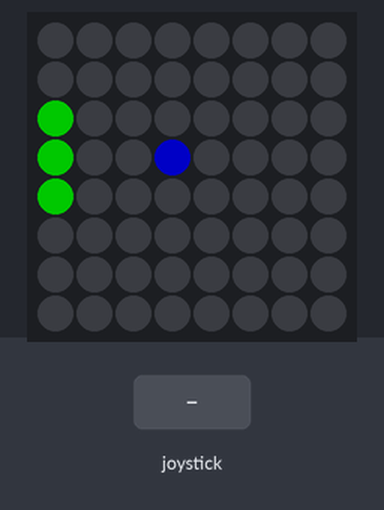
The program below on a simulated Raspberry Pi (BCM pin numbers) with a Sense HAT. Parts: the Sense HAT's 8×8 RGB LED matrix. Inputs (shaded band) come from the test bench. Dim RGB values are drawn brighter than linear; the 64×8 strip is a reading aid, not a part: it shows the text the matrix is scrolling, unrolled, one strip-width of it at a time; values from a settings file that is not in the repository are placeholders. At 15.3 s the program stops and its outputs stay as they are.

Above: at 1.2 s.
1.3 s: joystick pushed up
At 1.6 s:
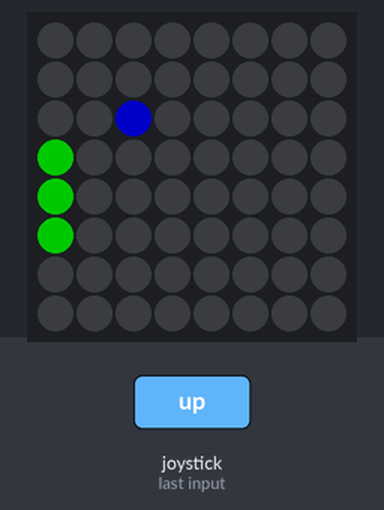
3.3 s: joystick pushed down
At 3.56 s:
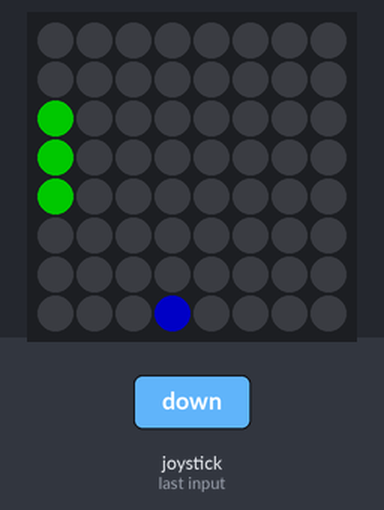
5.8 s: joystick pushed down
At 6.13 s:
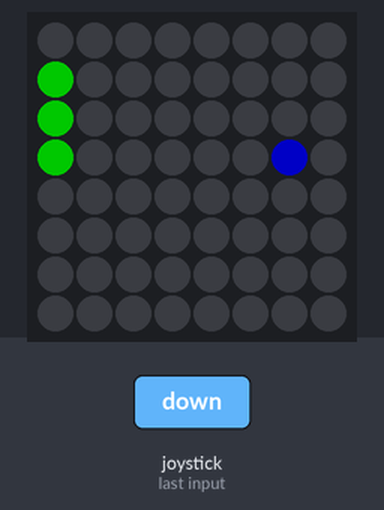
8.0 s: joystick pushed up
At 16.4 s:
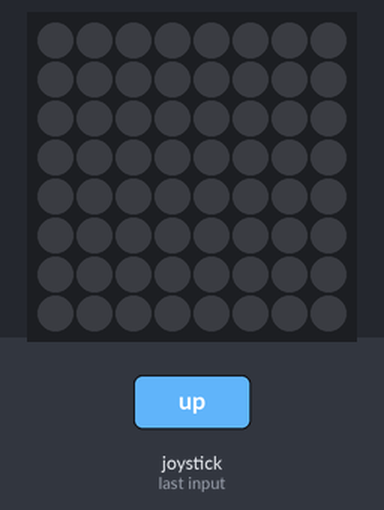

Measured:
- after the input at 1.3 s, the LEDs: first differ from a run without the input after 0.23 s (image 1)
- after the input at 3.3 s, the LEDs: first differ from a run without the input after 0.19 s (image 2)
- after the input at 5.8 s, the LEDs: first differ from a run without the input after 0.26 s (image 3)
- after the input at 8.0 s, the LEDs: first differ from a run without the input after 0.17 s (image 4 shows a later state)

The program:

pong.py
```python
'''
Pong Game on Python and Raspberry Pi SenseHAT

Created by: hansvurst
Current Version: 0.1.1

Licensed under CC0
'''

from time import sleep

from sense_hat import ACTION_PRESSED, ACTION_HELD, ACTION_RELEASED
try:
    from sense_emu import ACTION_PRESSED, ACTION_HELD, ACTION_RELEASED
except ImportError:
    pass

from ..config import R,G,B,wh,bl,sense

def pong_init():
    sense.clear()
    gameStatus  = "Running"
    global ledMatrix
    ledMatrix = 64 * [bl]
    racket = [16,24,32]

    ballPosition = 28
    ballDirection = ["right","flat"]

    for i in racket:
        ledMatrix[ballPosition] = B
        ledMatrix[i] = G
    sense.set_pixels(ledMatrix)

    #signal.signal(signal.SIGALRM, handler)
    #signal.alarm(3)
    return gameStatus, racket, ballPosition, ballDirection

def refresh_pong(racket, ballPosition):
    global ledMatrix
    ledMatrix = 64 * [bl]
    for i in racket:
        ledMatrix[ballPosition] = B
        ledMatrix[i] = G
    sense.set_pixels(ledMatrix)
    return

def move_racket(racket, direction):
    if direction == "down":
        if racket[0] != 0:
            for i in range(len(racket)):
                racket[i] -= 8
        else:
            pass
    elif direction == "up":
        if racket[-1] != 56:
            for i in range(len(racket)):
                racket[i] += 8
            else:
                pass
    return racket

def move_ball(ballPosition, ballDirection, racket):
    if ballPosition in [x+1 for x in racket]:
        ballDirection[0] = "right"
        if ballPosition == racket[0]+1:
            ballDirection[1] = "up"
        elif ballPosition == racket[1]+1:
            ballDirection[1] = "flat"
        elif ballPosition == racket[2]+1:
            ballDirection[1] = "down"
    elif ballPosition in [7,15,23,31,39,47,55,63]:
        ballDirection[0] = "left"
        if ballPosition == 7:
            ballDirection[1] = "down"
        elif ballPosition == 63:
            ballDirection[1] = "up"
    elif ballPosition in [1,2,3,4,5,6]:
        ballDirection[1] = "down"
    elif ballPosition in [57,58,59,60,61,62]:
        ballDirection[1] = "up"
    elif ballPosition in [0,8,16,24,32,40,48,56]:
        global gameStatus
        gameStatus = "Game Over"
        return None, None

    if ballDirection[0] == "right":
        if ballDirection[1] == "up":
            ballPosition -= 7
        elif ballDirection[1] == "flat":
            ballPosition += 1
        elif ballDirection[1] == "down":
            ballPosition += 9
    elif ballDirection[0] == "left":
        if ballDirection[1] == "up":
            ballPosition -= 9
        elif ballDirection[1] == "flat":
            ballPosition -= 1
        elif ballDirection[1] == "down":
            ballPosition += 7
    return ballPosition, ballDirection

def pong_game():
    global gameStatus
    gameStatus, racket, ballPosition, ballDirection = pong_init()
    while gameStatus == "Running":
        refresh_pong(racket, ballPosition)
        events = sense.stick.get_events()
        for event in events:
            if event.action != "released":
                move_racket(racket, event.direction)
        ballPosition, ballDirection = move_ball(ballPosition, ballDirection, racket)
        sleep(0.15)
    sense.show_message("Game over!")
    return


if __name__ == "__main__":
    from sense_hat import SenseHat
    try:
        from sense_emu import SenseHat
    except ImportError:
        pass

    R = (100,0,0)
    G = (0,100,0)
    B = (0,0,100)
    wh = (100,100,100)
    bl = (0,0,0)
    sense = SenseHat()
    sense.set_rotation(180)
    pong_game()
```
